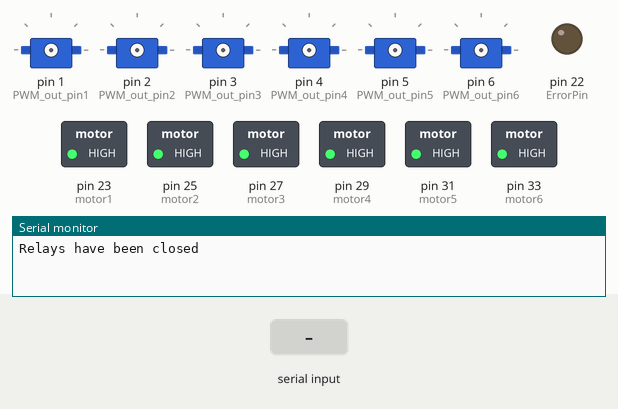
A sketch run on a simulated Arduino Mega 2560, built with avr-gcc and run on an emulated ATmega2560. On the bench: 6 × servo, switched loads named in the sketch (green lamp = pin HIGH), output pins drawn as LEDs (lit = HIGH), the last lines printed to the serial monitor. Inputs (shaded band) come from the test bench.

Above: at 1.2 s.
1.3 s: "1,90\n" received over Serial
3.8 s: "90,45,200\n" received over Serial
At 4.9 s:
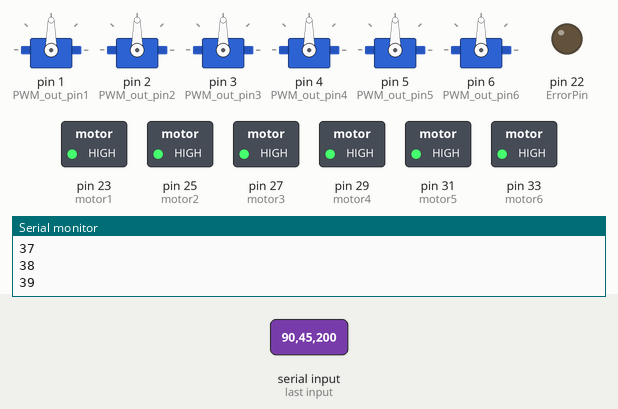
6.3 s: "30,150,10\n" received over Serial
At 10.5 s:
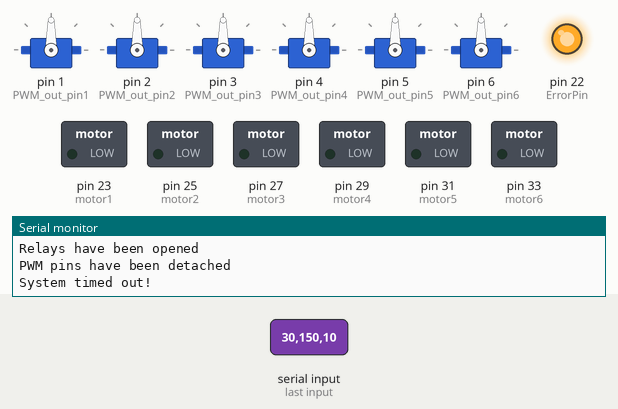
Timing chart, 0 to 12.0 s (numbered marks = the images above; inputs shaded):
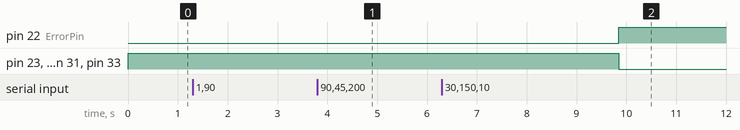

The sketch:

MotorCodeAndSerialMirror.ino
```cpp
#include <Servo.h>
//Servo
Servo esc1;
Servo esc2;
Servo esc3;
Servo esc4;
Servo esc5;
Servo esc6;

//Error Pin
int ErrorPin = 22;

//PWM output pin assignments
const int PWM_out_pin1 = 1;
const int PWM_out_pin2 = 2;
const int PWM_out_pin3 = 3;
const int PWM_out_pin4 = 4;
const int PWM_out_pin5 = 5;
const int PWM_out_pin6 = 6;

// motor switch pin assignments(HIGH/LOW)
const int motor1 = 23;
const int motor2 = 25;
const int motor3 = 27;
const int motor4 = 29;
const int motor5 = 31;
const int motor6 = 33;

//States (Arm, Disarm, Error)
const int Arm = 1;
const int Disarm = 0;
const int ErrorClear = 2;
int CurrentState = 0;
int State;

//Char Array of state and PWM values
int i = 0;
int j = 0;
const int INPUT_SIZE = 29;
char input[INPUT_SIZE + 1];
unsigned int speedArray[6];

//Timeout variables
int currentTime = 0;
const int TIME_OUT = 1000;

//PWM Levels of each motor pair
int PWM_out_level1;
int PWM_out_level2;
int PWM_out_level3;
int PWM_out_level4;
int PWM_out_level5;
int PWM_out_level6;

void setup() {
  //initialize serial communications
  Serial.begin(19200);

  //Setting pins to outputs
  pinMode(ErrorPin, OUTPUT);
  pinMode(motor1, OUTPUT);
  pinMode(motor2, OUTPUT);
  pinMode(motor3, OUTPUT);
  pinMode(motor4, OUTPUT);
  pinMode(motor5, OUTPUT);
  pinMode(motor6, OUTPUT);

  closerelays();
}

void detachmotors() {
  esc1.detach();
  esc2.detach();
  esc3.detach();
  esc4.detach();
  esc5.detach();
  esc6.detach();
  Serial.println("PWM pins have been detached");
}

void attachmotors() {
  esc1.attach(PWM_out_pin1);
  esc2.attach(PWM_out_pin2);
  esc3.attach(PWM_out_pin3);
  esc4.attach(PWM_out_pin4);
  esc5.attach(PWM_out_pin5);
  esc6.attach(PWM_out_pin6);
  Serial.println("PWM pins have been attached");
}

void closerelays() {
  digitalWrite(motor1, HIGH);
  digitalWrite(motor2, HIGH);
  digitalWrite(motor3, HIGH);
  digitalWrite(motor4, HIGH);
  digitalWrite(motor5, HIGH);
  digitalWrite(motor6, HIGH);
  Serial.println("Relays have been closed");
}

void openrelays() {
  digitalWrite(motor1, LOW);
  digitalWrite(motor2, LOW);
  digitalWrite(motor3, LOW);
  digitalWrite(motor4, LOW);
  digitalWrite(motor5, LOW);
  digitalWrite(motor6, LOW);
  Serial.println("Relays have been opened");
}

void WritePWMs() {
  //Assigns PWM value to desired port
  esc1.writeMicroseconds(PWM_out_level1);
  esc2.writeMicroseconds(PWM_out_level2);
  esc3.writeMicroseconds(PWM_out_level3);
  esc4.writeMicroseconds(PWM_out_level4);
  esc5.writeMicroseconds(PWM_out_level5);
  esc6.writeMicroseconds(PWM_out_level6);

  //Sends information back to the sender
  for (int j = 0; j < 6; j++) {
    Serial.print("PWM ");
    Serial.print(j);
    Serial.print(" assigned to: ");
    Serial.println(speedArray[j]);
  }//for(int j = 0...
}

void readSerial() {
  byte inputSize = Serial.readBytes(input, INPUT_SIZE);
  Serial.println(input);
  input[inputSize] = 0;

  char *tmp;
  int i = 0;
  tmp = strtok(input, ",");
  while (tmp) {
    speedArray[i++] = atoi(tmp);
    tmp = strtok(NULL, ",");
  }
}

void error() {
  Serial.println("Error Detected");
  digitalWrite(ErrorPin, HIGH);
  openrelays();
  detachmotors();
  CurrentState = 2;
}

//Main Code
void loop() {
  if (Serial.available() > 0) { //use this around where I am looking for serial information
    currentTime = 0;
    readSerial();
    State = speedArray[0];

    //Checks for the next value read in to be
    if (State >= 1000 && CurrentState == Arm) {
      PWM_out_level1 = State;
      PWM_out_level2 = speedArray[1];
      PWM_out_level3 = speedArray[2];
      PWM_out_level4 = speedArray[3];
      PWM_out_level5 = speedArray[4];
      PWM_out_level6 = speedArray[5];

      WritePWMs();
    }//if state>=1000

    //Checks for first int read in to equal 1
    else if (State == Arm) {
      //Update current state to arm
      CurrentState = Arm;
      attachmotors();
    } //end of if state == Arm

    //Disarm motors by detaching pins
    else if (State == Disarm) { //Disarm and detatch servo
      CurrentState = Disarm;
      closerelays();
      detachmotors();
    } // end of if Disarm

    //After error has taken place, does an error clear and returns to disarm
    else if (State == ErrorClear && CurrentState == ErrorClear) { //Error
      digitalWrite(ErrorPin, LOW);
      closerelays();
      CurrentState = Disarm;
    }//end of if ErrorClear

    else {
      Serial.println("Bad Serial Communication");
    }
  }//if Serial.available

  //CurrentCheck (Halleffects)
  //Temperature Check (Themisters)

  if (currentTime < TIME_OUT + 1 && CurrentState == Arm) {
    currentTime++;
    Serial.println(currentTime);
  }
  if (currentTime > TIME_OUT && CurrentState != 2) {
    error();
    Serial.println("System timed out!");
  }

  //Want to periodically check hall effects while this code runs.

}//Void Loop
```

Measured:
- after the input at 3.8 s, pin 22 (ErrorPin): stays LOW (without the input it goes to HIGH after 1.0 s); pin 23 (motor1), pin 25 (motor2), pin 27 (motor3), pin 29 (motor4), pin 31 (motor5), pin 33 (motor6): stays HIGH (without the input it goes to LOW after 1.0 s)
- after the input at 6.3 s, pin 22 (ErrorPin): LOW → HIGH after 3.5 s instead of 1.0 s; pin 23 (motor1), pin 25 (motor2), pin 27 (motor3), pin 29 (motor4), pin 31 (motor5), pin 33 (motor6): HIGH → LOW after 3.5 s instead of 1.0 s
